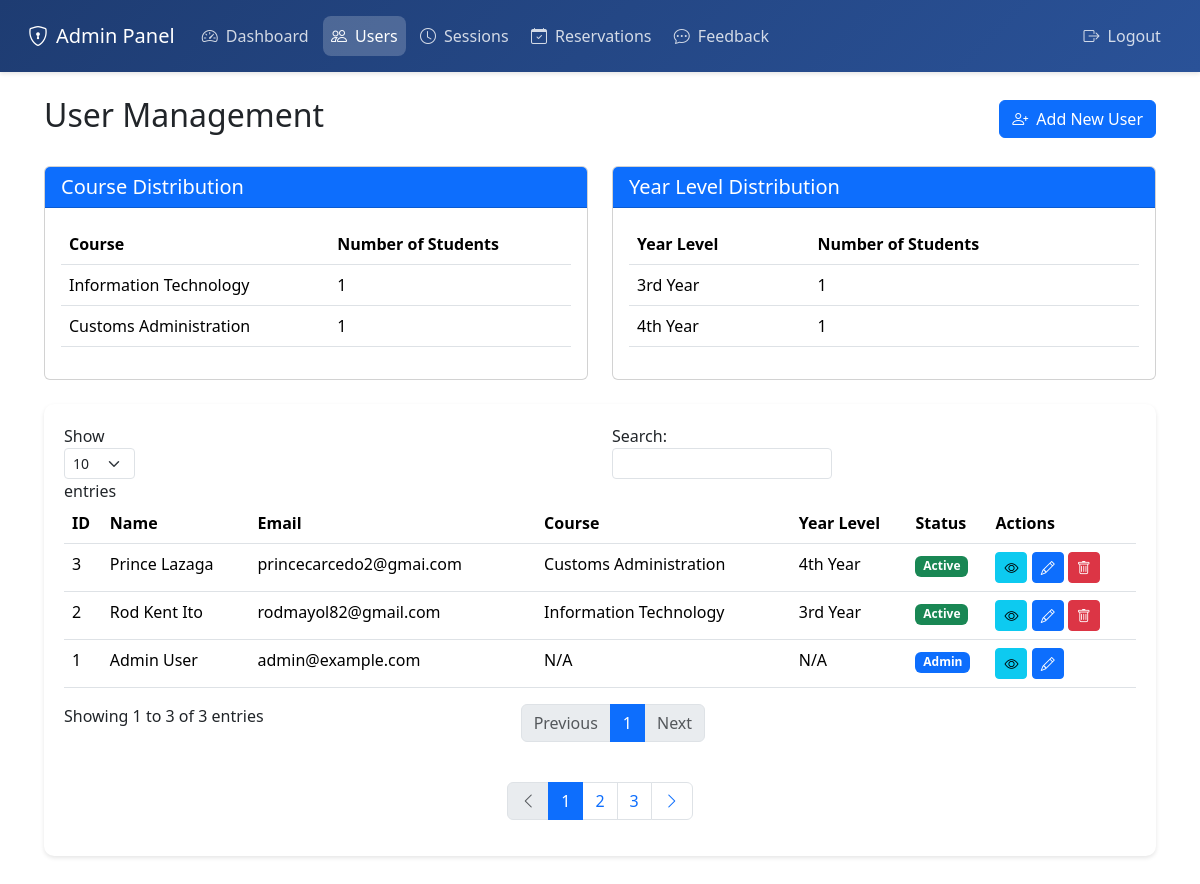
Page /admin/users (signed in) on the committed database.
### tables this page shows
CREATE TABLE users (
                id INTEGER PRIMARY KEY AUTOINCREMENT,
                username TEXT UNIQUE NOT NULL,
                password TEXT NOT NULL,
                firstname TEXT NOT NULL,
                midname TEXT,
                lastname TEXT NOT NULL,
                email TEXT UNIQUE NOT NULL,
                course TEXT NOT NULL,
                yearlevel TEXT NOT NULL,
                is_admin INTEGER DEFAULT 0,
                profile_pic TEXT
            , remaining_sessions INTEGER DEFAULT 0);

### app.py (the view)
    def decorated_function(*args, **kwargs):
        print("==== ADMIN REQUIRED DECORATOR ====")
        print("Current session:", session)
        print("'admin' in session:", 'admin' in session)
        if 'admin' in session:
            print("session['admin'] value:", session['admin'])
        if 'user' in session:
            print("User in session:", session['user'])
            if 'is_admin' in session['user']:
                print("user['is_admin'] value:", session['user']['is_admin'])
        if "admin" not in session or not session["admin"]:
            print("Admin authentication failed, redirecting to login")
            flash("Please login as admin first.", "error")
            return redirect(url_for("login_page"))
        print("Admin authentication successful")
        return f(*args, **kwargs)

### templates/admin_users.html (shortened to what this page needs)
<!DOCTYPE html>
<html lang="en">
<head>
    <link href="https://cdn.jsdelivr.net/npm/bootstrap@5.3.2/dist/css/bootstrap.min.css" rel="stylesheet">
    <link rel="stylesheet" href="https://cdn.jsdelivr.net/npm/bootstrap-icons@1.11.1/font/bootstrap-icons.css">
</head>
<body>
    <nav class="navbar navbar-expand-lg fixed-top">
        <div class="container-fluid">
            <a class="navbar-brand" href="#">
                <i class="bi bi-shield-lock me-2"></i>Admin Panel
            </a>
            <div class="collapse navbar-collapse" id="navbarNav">
                <ul class="navbar-nav me-auto">
                    <li class="nav-item">
                        <a class="nav-link" href="{{ url_for('admin_dashboard') }}">
                            <i class="bi bi-speedometer2"></i>Dashboard
                        </a>
                    </li>
                    <li class="nav-item">
                        <a class="nav-link active" href="{{ url_for('admin_users') }}">
                            <i class="bi bi-people"></i>Users
                        </a>
                    </li>
                    <li class="nav-item">
                        <a class="nav-link" href="{{ url_for('admin_sessions') }}">
                            <i class="bi bi-clock"></i>Sessions
                        </a>
                    </li>
                    <li class="nav-item">
                        <a class="nav-link" href="{{ url_for('admin_reservations') }}">
                            <i class="bi bi-calendar-check"></i>Reservations
                        </a>
                    </li>
                    <li class="nav-item">
                        <a class="nav-link" href="{{ url_for('admin_feedback') }}">
                            <i class="bi bi-chat-dots"></i>Feedback
                        </a>
                    </li>
                </ul>
                <ul class="navbar-nav">
                    <li class="nav-item">
                        <a class="nav-link text-danger" href="{{ url_for('admin_logout') }}">
                            <i class="bi bi-box-arrow-right"></i>Logout
                        </a>
                    </li>
                </ul>
            </div>
        </div>
    </nav>
    <div class="main-content">
        <div class="container-fluid">
            <div class="d-flex justify-content-between align-items-center mb-4">
                <h2>User Management</h2>
                <button class="btn btn-primary" data-bs-toggle="modal" data-bs-target="#addUserModal">
                    <i class="bi bi-person-plus me-2"></i>Add New User
                </button>
            </div>
            <div class="row mb-4">
                <div class="col-md-6">
                    <div class="card">
                        <div class="card-header bg-primary text-white">
                            <h5 class="mb-0">Course Distribution</h5>
                        </div>
                        <div class="card-body">
                            <div class="table-responsive">
                                <table class="table">
                                    <thead>
                                        <tr>
                                            <th>Course</th>
                                            <th>Number of Students</th>
                                        </tr>
                                    </thead>
                                    <tbody>
                                        {% for stat in course_stats %}
                                        <tr>
                                            <td>{{ stat.course }}</td>
                                            <td>{{ stat.count }}</td>
                                        </tr>
                                        {% endfor %}
                                    </tbody>
                                </table>
                            </div>
                        </div>
                    </div>
                </div>
                <div class="col-md-6">
                    <div class="card">
                        <div class="card-header bg-primary text-white">
                            <h5 class="mb-0">Year Level Distribution</h5>
                        </div>
                        <div class="card-body">
                            <div class="table-responsive">
                                <table class="table">
                                    <thead>
                                        <tr>
                                            <th>Year Level</th>
                                            <th>Number of Students</th>
                                        </tr>
                                    </thead>
                                    <tbody>
                                        {% for stat in year_level_stats %}
                                        <tr>
                                            <td>{{ stat.yearlevel }}</td>
                                            <td>{{ stat.count }}</td>
                                        </tr>
                                        {% endfor %}
                                    </tbody>
                                </table>
                            </div>
                        </div>
                    </div>
                </div>
            </div>
            <div class="user-card">
                <div class="table-responsive">
                    <table class="table table-hover" id="usersTable">
                        <thead>
                            <tr>
                                <th>ID</th>
                                <th>Name</th>
                                <th>Email</th>
                                <th>Course</th>
                                <th>Year Level</th>
                                <th>Status</th>
                                <th>Actions</th>
                            </tr>
                        </thead>
                        <tbody>
                            {% for user in users %}
                            <tr>
                                <td>{{ user.id }}</td>
                                <td>{{ user.firstname }} {{ user.lastname }}</td>
                                <td>{{ user.email }}</td>
                                <td>{{ user.course }}</td>
                                <td>{{ user.yearlevel }}</td>
                                <td>
                                    <span class="badge {% if user.is_admin %}bg-primary{% else %}bg-success{% endif %}">
                                        {% if user.is_admin %}Admin{% else %}Active{% endif %}
                                    </span>
                                </td>
                                <td>
                                    <button class="btn btn-info btn-sm" onclick="viewUserDetails('{{ user.id }}')">
                                        <i class="bi bi-eye"></i>
                                    </button>
                                    <button class="btn btn-primary btn-sm" onclick="editUser('{{ user.id }}')">
                                        <i class="bi bi-pencil"></i>
                                    </button>
                                    {% if not user.is_admin %}
                                    <button class="btn btn-danger btn-sm" onclick="deleteUser('{{ user.id }}')">
                                        <i class="bi bi-trash"></i>
                                    </button>
                                    {% endif %}
                                </td>
                            </tr>
                            {% endfor %}
                        </tbody>
                    </table>
                </div>
                <nav class="mt-4">
                    <ul class="pagination justify-content-center">
                        <li class="page-item disabled">
                            <a class="page-link" href="#"><i class="bi bi-chevron-left"></i></a>
                        </li>
                        <li class="page-item active"><a class="page-link" href="#">1</a></li>
                        <li class="page-item"><a class="page-link" href="#">2</a></li>
                        <li class="page-item"><a class="page-link" href="#">3</a></li>
                        <li class="page-item">
                            <a class="page-link" href="#"><i class="bi bi-chevron-right"></i></a>
                        </li>
                    </ul>
                </nav>
            </div>
        </div>
    </div>
</body>
</html>

### templates/admin_users.html (style rules this page uses)
.navbar { background: linear-gradient(135deg, #1e3c72 0%, #2a5298 100%); padding: 1rem; box-shadow: 0 2px 4px rgba(0,0,0,0.1); }
.navbar-brand { color: white !important; font-weight: 500; }
.nav-link { color: rgba(255, 255, 255, 0.8) !important; padding: 0.5rem 1rem; margin: 0 0.2rem; border-radius: 8px; transition: all 0.3s; }
.nav-link.active { background: rgba(255, 255, 255, 0.2); color: white !important; }
.nav-link i { margin-right: 8px; }
.main-content { padding: 2rem; margin-top: 4rem; }
.user-card { background: white; border-radius: 10px; padding: 20px; box-shadow: 0 2px 4px rgba(0,0,0,0.1); margin-bottom: 20px; }
.btn-danger { background-color: #dc3545; border-color: #dc3545; }

### rows in the picture
users: id "3", firstname "Prince", lastname "Lazaga", email "princecarcedo2@gmai.com", course "Customs Administration", yearlevel "4th Year", is_admin "Active"
users: id "2", firstname "Rod Kent", lastname "Ito", email "rodmayol82@gmail.com", course "Information Technology", yearlevel "3rd Year", is_admin "Active"
users: id "1", firstname "Admin", lastname "User", email "admin@example.com", course "N/A", yearlevel "N/A", is_admin "Admin"

### other values in the picture
{{ stat.course }} "Information Technology" "Customs Administration"
{{ stat.count }} "1" "1"
{{ stat.yearlevel }} "3rd Year" "4th Year"
